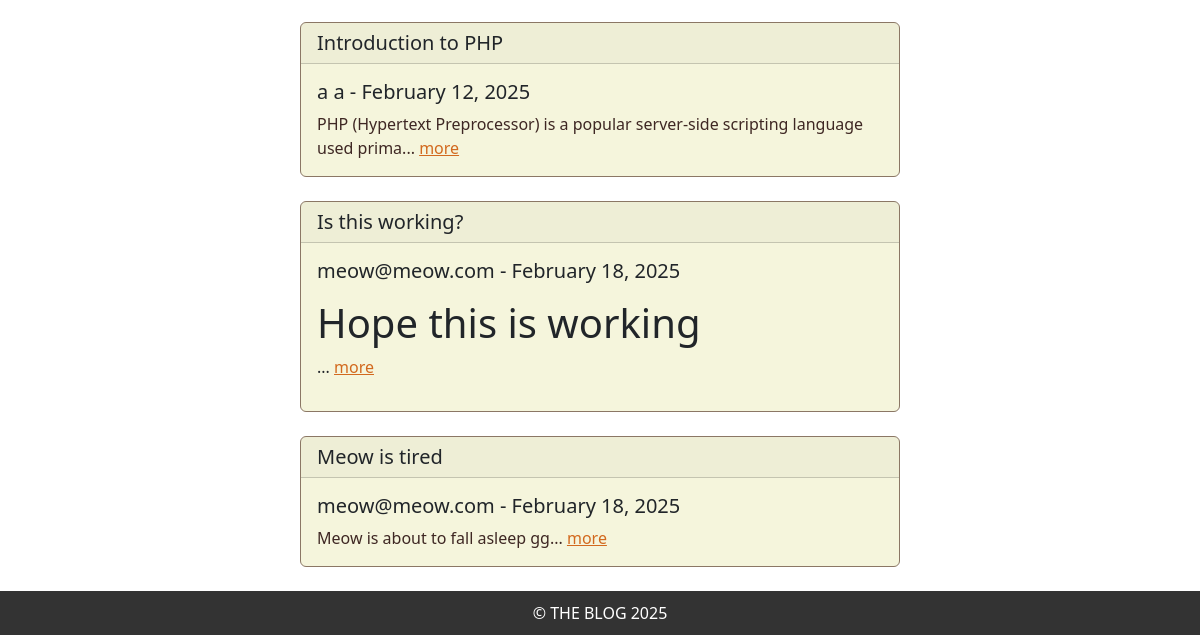
The app's page / (signed in, lower part), older data.
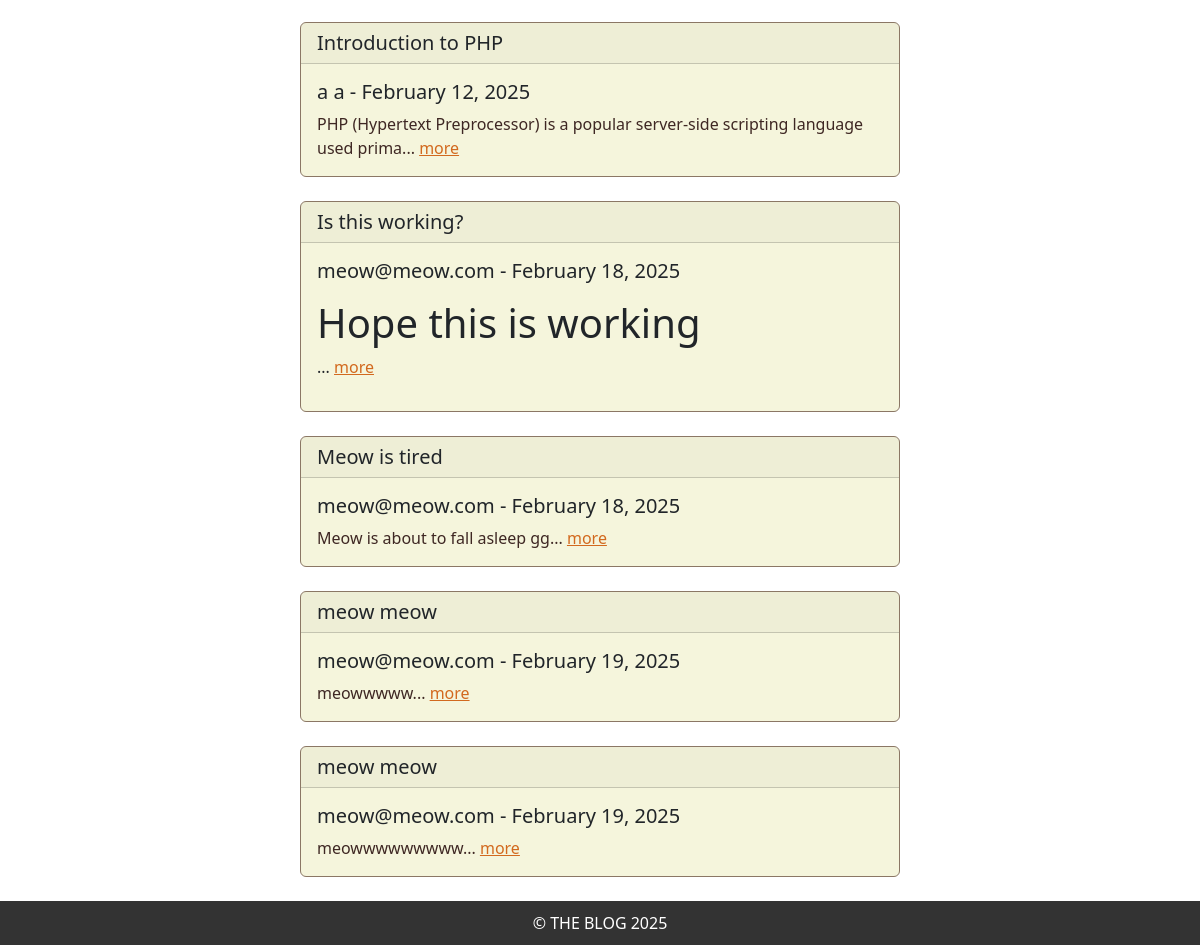
The same page, newer data.
### tables this page shows
CREATE TABLE Article
    (
        ArticleId Integer PRIMARY KEY,
        Title VARCHAR(255) NOT NULL,
        Body Text NOT NULL,
        CreateDate DATE NOT NULL,
        StartDate DATE NOT NULL,
        EndDate DATE NOT NULL,
        ContributorUsername VARCHAR(50) NOT NULL,
        FOREIGN KEY (ContributorUsername) REFERENCES Users(Username)
    );

### index.php (the view, shortened to what this page needs)
<?php
    include('templates/header.php');
    $db = getDatabase();
    $dbQuery = "SELECT Title, Body, StartDate, EndDate, ContributorUsername, ArticleId FROM Article";
    $result = $db->query($dbQuery);
    echo '<body id="back">';
    echo '<div>
    <h1 id="mainText">The Blog Articles:</h1>
    ';
    while($data = $result->fetchArray()){
        $date = date_create($data[2]);
        $date = date_format($date, ("F d, Y"));
        $str = substr($data[1], 0, 100);
        echo "
            <div class='card' id='theCards'>
                <h5 class='card-header'>{$data[0]}</h5>
                <div class='card-body'>
                    <h5 class='card-title'>{$data[4]}  -  {$date}</h5>
                    <p class='card-text' id='cardText'>{$str}... <a href='/article.php?id={$data[5]}' id='cardButton'>more</a></p>
                </div>
            </div>
        ";
    }
    echo '
    </div>
    </body>';
    include('templates/footer.php');
?>

### templates/header.php (shortened to what this page needs)
<!DOCTYPE html>
<html lang="en">
<head>
    <link rel="stylesheet" href="../styles/style.css">
    <link href="https://cdn.jsdelivr.net/npm/bootstrap@5.3.3/dist/css/bootstrap.min.css" rel="stylesheet">
</head>

### templates/footer.php
<footer>
    &copy; THE BLOG 2025
</footer>

### styles/style.css (style rules this page uses)
html, body { overflow-x: hidden; min-height: 100vh; margin: 0; display: flex; flex-direction: column; }
body > *:not(header):not(footer) { flex: 1; }
footer { background: #333; text-align: center; color: white; padding: 10px; width: 100%; margin-top: auto; }
#theCards { margin-left:25%; margin-right:25%; margin-top: 1%; margin-bottom: 2%; background-color: #f5f5dc; border-width: 1px; border-spacing: 1px; border:1px solid; border-color:#8b7765; }
#cardText { color: #3e2723; }
#cardButton { color:#d2691e; }

Row changes from the older to the newer data that the page shows:
added article: Title "meow meow", ContributorUsername "meow@meow.com", StartDate "February 19, 2025", Body "meowwwww"
added article: Title "meow meow", ContributorUsername "meow@meow.com", StartDate "February 19, 2025", Body "meowwwwwwwww"
